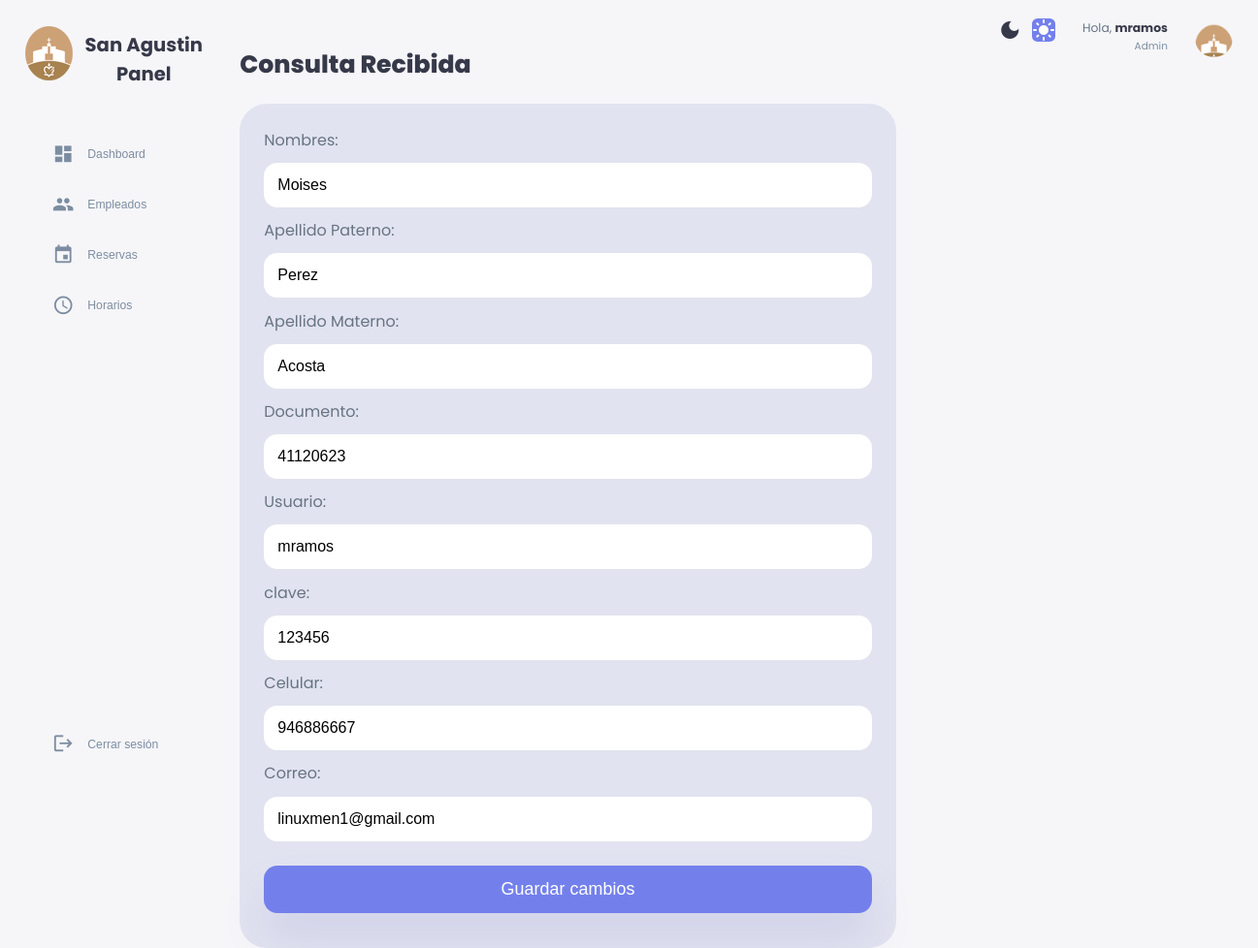
/php/empleados-edicion.php?id=6 (signed in), run on the app's committed database.
### tables this page shows
CREATE TABLE `empleado` (
  `codemp` int(11) NOT NULL AUTO_INCREMENT,
  `nomemp` varchar(50) NOT NULL,
  `apepemp` varchar(50) NOT NULL,
  `apememp` varchar(50) NOT NULL,
  `docemp` varchar(11) NOT NULL,
  `diremp` varchar(100) NOT NULL,
  `telemp` varchar(7) DEFAULT NULL,
  `celemp` varchar(9) NOT NULL,
  `coremp` varchar(100) NOT NULL,
  `sexemp` char(1) NOT NULL,
  `usuemp` varchar(50) NOT NULL,
  `claemp` varchar(50) NOT NULL,
  `estemp` bit(1) NOT NULL,
  `coddis` int(11) NOT NULL,
  `codrol` int(11) NOT NULL DEFAULT 1,
  PRIMARY KEY (`codemp`)
);

### php/empleados-edicion.php (the view, shortened to what this page needs)
<?php
include('database.php');
$id=$_GET['id'];
$sql = "SELECT * FROM empleado WHERE codemp=?";
$stmt = $xcon->prepare($sql);
$stmt->bind_param("i", $id);
$stmt->execute();
$result = $stmt->get_result();
if ($result->num_rows == 1) {
    $row = $result->fetch_assoc();
    $nombres = $row['nomemp'];
    $apellido_paterno = $row['apepemp'];
    $apellido_materno = $row['apememp'];
    $documento = $row['docemp'];
    $celular = $row['celemp'];
    $correo = $row['coremp'];
    $usuario = $row['usuemp'];
    $clave = $row['claemp'];
}
?>
<!DOCTYPE html>
<html lang="en">
<head>
    <link rel="stylesheet" href="../css/styledashboard.css">
    <link rel="stylesheet" href="https://cdnjs.cloudflare.com/ajax/libs/font-awesome/5.15.4/css/all.min.css">
    <link rel="stylesheet" href="https://cdn.datatables.net/1.11.5/css/jquery.dataTables.min.css">
</head>
<body>
    <div class = "dashboardcontainer">
        <aside>
            <div class="top">
                <div class="logo">
                    <img src="../img/paro49x70.png" alt="">
                    <h2>San Agustin <br> <center>Panel</center></h2>
                </div>
            </div>
            <div class="tabs">
                <div class="sidebar">
                  <?php include_once("nav/menu.php");?>
                </div>
            </div>
        </aside>
        <main>
            <div id="1" class="tabs-content">
                <div class="recent-orders">
                    <h1>Consulta Recibida</h1>
                <section class="user-tab">
                    <form action="empleados-modificar.php" method="post">
                        <p>Nombres: </p>
                        <input class="text-box" type="text" name="nomemp" id="nomemp" value="<?php echo $nombres; ?>" >
                        <p>Apellido Paterno: </p>
                        <input class="text-box" type="text" name="apepemp" id="apepemp" value="<?php echo $apellido_paterno; ?>" >
                        <p>Apellido Materno: </p>
                        <input class="text-box" type="text" name="apememp" id="apememp" value="<?php echo $apellido_materno; ?>" >
                        <p>Documento: </p>
                        <input class="text-box" type="text" name="docemp" id="docemp" value="<?php echo $documento; ?>" >
                        <p>Usuario: </p>
                        <input class="text-box" type="text" name="usuemp" id="usuemp" value="<?php echo $usuario; ?>" >
                        <p>clave: </p>
                        <input class="text-box" type="text" name="claemp" id="claemp" value="<?php echo $clave; ?>" >
                        <p>Celular: </p>
                        <input class="text-box" type="text" name="celemp" id="celemp" value="<?php echo $celular; ?>" >
                        <p>Correo: </p>
                        <input class="text-box" type="text" name="coremp" id="coremp" value="<?php echo $correo; ?>">
                        <br>
                        <input class="button" type="submit" value="Guardar cambios" name="guardar">
                    </form>
                </section>
                </div>
            </div>
        </main>
        <div class="right">
            <div class="top">
                <div class="theme-toggler">
                    <span class="material-icons">dark_mode</span>
                    <span class="material-icons active">light_mode</span>
                </div>
                <div class="profile">
                    <div class="info">
                        <p> Hola, <b><?php echo $_SESSION['txtusuario']; ?></b></p>
                        <small class="text-muted">Admin</small>
                    </div>
                    <div class="profile-photo">
                        <img src="../img/paro49x70.png">
                    </div>
                </div>
            </div>
            </div>
        </div>
</body>
</html>

### css/styledashboard.css (style rules this page uses)
:root { --color-primary:#7380ec; --color-danger: #ff7782; --color-success:#41f1b6; --color-warning: #ffbb55; --color-white: #fff; --color-info-dark: #7d8da1; --color-info-light: #dce1eb; --color-dark: #363949; --color-light: rgba(132, 139, 200, 0.18); --color-primary-variant: #111e88; --color-dark-variant:#677483; --color-background: #f6f6f9; --card-border-radius: 2rem; --border-radius-1: 0.4rem; --border-radius-2: 0.8rem; --border-radius-3: 1.2rem; --card-padding: 1.8rem; --padding-1: 1.2rem; --box-shadow: 0 2rem 3rem var(--color-light); }
* { margin: 0; padding: 0; outline: 0; appearance: none; border: 0; text-decoration: none; list-style: none; box-sizing: border-box; }
html { font-size: 14px; }
body { width: 100vw; height: 100vh; font-family: poppins, sans-serif; font-size: 0.88rem; background: var(--color-background); user-select: none; overflow-x: hidden; color: var(--color-dark); }
img { display: block; width: 100%; }
.dashboardcontainer { display: grid; width: 96%; margin: 0 auto; gap: 1.8rem; grid-template-columns: 14rem auto 23rem; }
h1 { font-weight: 800; font-size: 1.8rem; }
h2 { font-size: 1.4rem; }
small { font-size: 0.75rem; }
.profile-photo { width: 2.8rem; height: 2.8rem; border-radius: 50%; overflow: hidden; }
.text-muted { color: var(--color-info-dark); }
p { color: var(--color-dark-variant); }
b { color:var(--color-dark) }
aside { height: 100vh; }
aside .top { display: flex; align-items: center; justify-content: space-between; margin-top: 1.4rem; color: var(--color-dark); }
aside .logo { display: flex; gap: 0.9rem; }
aside .logo h2 { margin-top: 0.85rem; }
aside .logo img { width: 3.5rem; height: 5rem; }
aside .sidebar { display: flex; flex-direction: column; height: 86vh; position: relative; top: 3rem; }
.tabs-content { display: block; }
main { margin-top: 1.4rem; }
main .recent-orders { margin-top: 2rem; }
.right { margin-top: 1.4rem; }
.right .top { display: flex; justify-content: end; gap: 2rem; }
.right .theme-toggler { margin-top: 0.5 rem; background: var(--color-background); display: flex; justify-content: space-between; align-items: center; height: 1.6rem; width: 4.2rem; cursor: pointer; border-radius: var(--border-radius-1); }
.right .theme-toggler span.active { background: var(--color-primary); color: white; border-radius: var(--border-radius-1); }
.right .top .profile { display: flex; gap: 2rem; text-align: right; }
.user-tab { background: var(--color-light); margin-top: 1.5rem; width: 100%; border-radius: var(--card-border-radius); padding: var(--card-padding); text-align: left; box-shadow: none; transition: all 300s ease; }
.user-tab p { margin-bottom: 0.8rem; font-size: medium; }
.user-tab .text-box { margin-bottom: 0.8rem; width: 100%; border-radius: 1rem; padding: 1rem; text-align: left; box-shadow: none; transition: all 300s ease; font-size: medium; }
.user-tab .button { margin-top: 1rem; margin-bottom: 0.8rem; background-color: var(--color-primary); color: white; width: 100%; border-radius: 1rem; padding: 1rem; text-align: center; box-shadow: none; transition: all 300s ease; font-size: large; cursor: pointer; box-shadow: var(--box-shadow); }

### data on the page
empleado: nomemp "Moises", apepemp "Perez", apememp "Acosta", docemp "41120623", usuemp "mramos", claemp "123456", celemp "946886667", coremp "linuxmen1@gmail.com"

### other printed values
$_SESSION['txtusuario'] "mramos"
